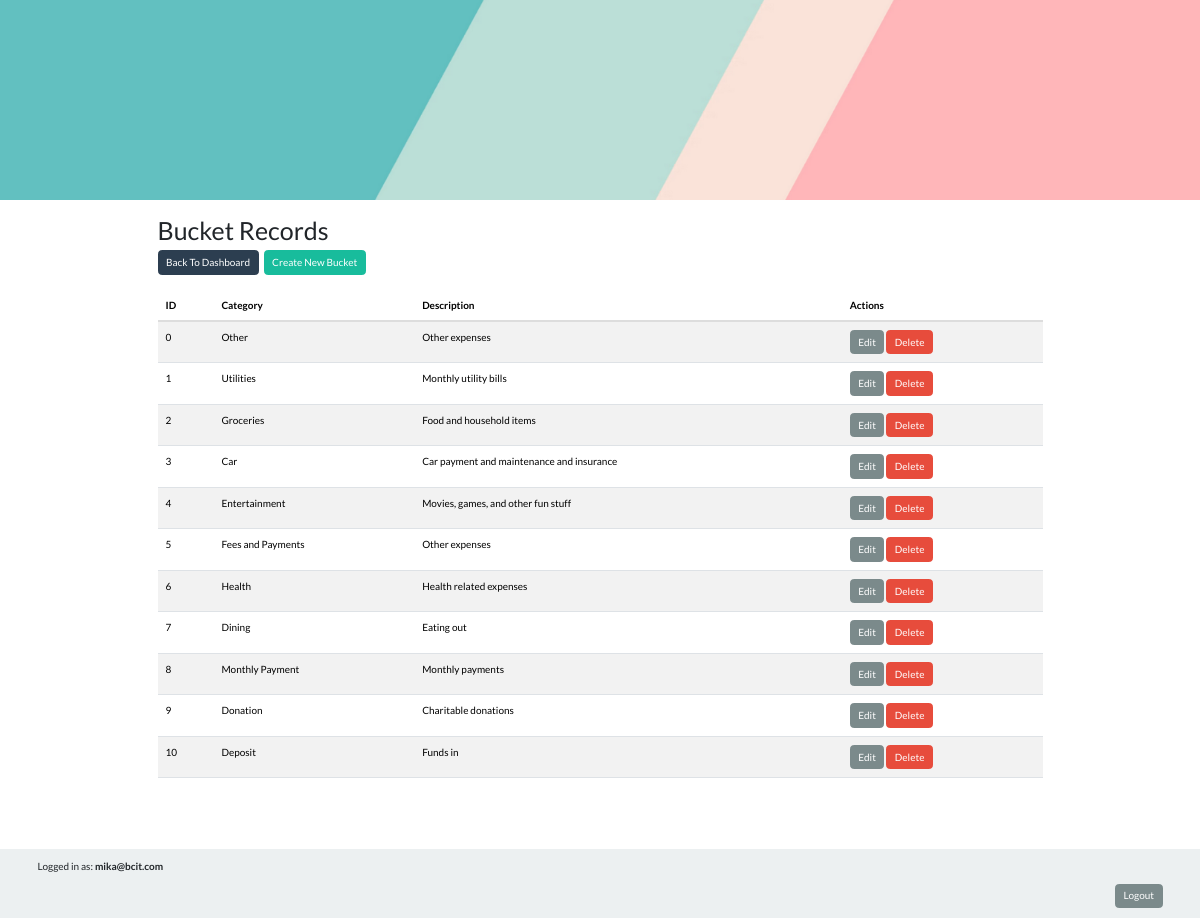
Before: /actions/admin/manage_buckets.php (signed in) with the older database file.
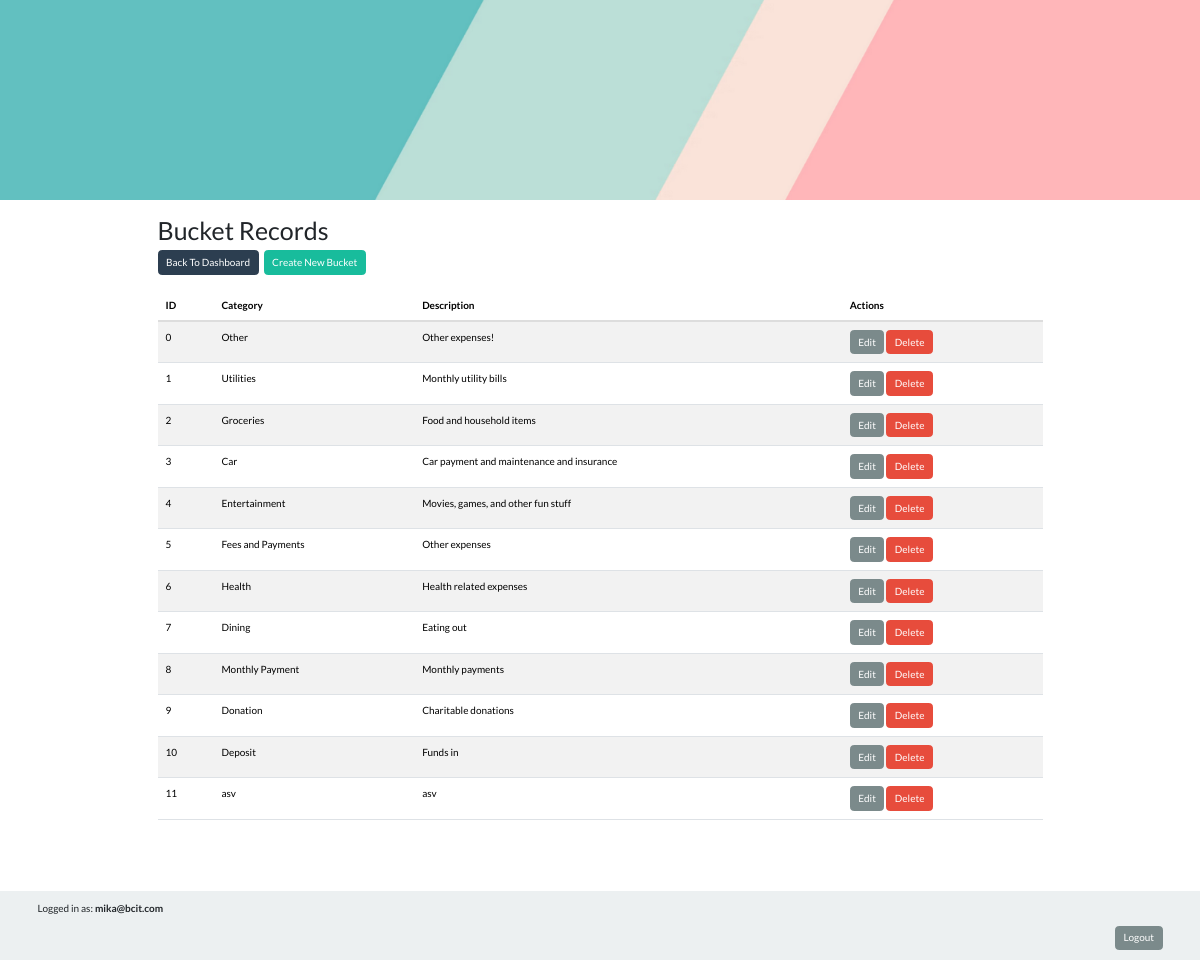
After: the same page with the newer database file.
### tables this page shows
CREATE TABLE buckets (
                id INTEGER PRIMARY KEY AUTOINCREMENT,
                category TEXT NOT NULL,
                description TEXT NOT NULL
            );

### classes/Bucket.php (called while the page is built, shortened)
<?php
class Bucket
{
  public static function fetchAll()
  {
    $db = Database::getConnection();
    $result = $db->query('SELECT * FROM buckets');
    $buckets = [];
    while ($row = $result->fetchArray(SQLITE3_ASSOC)) {
      $buckets[] = $row;
    }
    return $buckets;
  }
}

### tables/buckets.php (the view, shortened to what this page needs)
<?php
function displayBuckets($readOnly = true)
{
  $buckets = Bucket::fetchAll();
  if (!empty($buckets)) {
    echo "<table width='100%' class='table table-striped'>";
    echo "<thead>";
    echo "<tr>";
    echo "<th>ID</th>";
    echo "<th>Category</th>";
    echo "<th>Description</th>";
    if (!$readOnly) {
      echo "<th>Actions</th>";
    }
    echo "</tr>";
    echo "</thead>";
    echo "<tbody>";
    foreach ($buckets as $bucket) {
      echo "<tr>";
      echo "<td>" . htmlspecialchars($bucket['id']) . "</td>";
      echo "<td>" . htmlspecialchars($bucket['category']) . "</td>";
      echo "<td>" . htmlspecialchars($bucket['description']) . "</td>";
      if (!$readOnly) {
        echo "<td>";
        echo "<a href='/actions/update/update_bucket.php?id=" . htmlspecialchars($bucket['id']) . "' class='btn btn-dark'>Edit</a> ";
        echo "<a href='/actions/delete/delete_bucket.php?id=" . htmlspecialchars($bucket['id']) . "' class='btn btn-danger'>Delete</a>";
        echo "</td>";
      }
      echo "</tr>";
    }
    echo "</tbody>";
    echo "</table>";
  } else {
    echo "<p>No bucket records found.</p>";
  }
}

### inc_header.php (shortened to what this page needs)
<!DOCTYPE html>
<html lang="en">
<head>
  <link rel="stylesheet" href="https://maxcdn.bootstrapcdn.com/bootstrap/3.4.1/css/bootstrap.min.css">
  <link href="https://cdn.jsdelivr.net/npm/bootswatch@5/dist/flatly/bootstrap.min.css" rel="stylesheet">
</head>
<body style="padding-bottom:100px " ;>
  <div style="width: 100%; max-width: 1200px; margin: auto;">
    <?php
    if (isset($_SESSION['user_role'])) {
      $dashboardPath = ($_SESSION['user_role'] == 'admin') ? '/dashboard/admin_dashboard.php' : '/dashboard/user_dashboard.php';
    } else {
      $dashboardPath = '/';
    }
    ?>
    <a href="<?php echo $dashboardPath; ?>">
      <img src="/banner.png" alt="Banner" width=100% height="200" />
    </a>
  </div>
  <div class="container w-75">

### actions/admin/manage_buckets.php (shortened to what this page needs)
<?php
require_once($_SERVER['DOCUMENT_ROOT'] . "/inc_header.php");
echo "<h2>Bucket Records</h2>";
echo "<div class='d-flex justify-content-start'>";
echo "<a href='../../dashboard/admin_dashboard.php' class='btn btn-primary'>Back To Dashboard</a>";
echo "<div class='mx-2'>";
echo "<a href='/actions/create/create_bucket.php' class='btn btn-success'>Create New Bucket</a>";
echo "</div>";
echo "</div>";
echo "<br/>";
include_once($_SERVER['DOCUMENT_ROOT'] . "/tables/buckets.php");
displayBuckets(false);
?>
<?php include_once($_SERVER['DOCUMENT_ROOT'] . "/inc_footer.php"); ?>

### inc_footer.php (shortened to what this page needs)
</div>
<footer class="footer mt-auto py-3 bg-light fixed-bottom">
    <div class="container">
        <?php if (isset($_SESSION['user_email'])) : ?>
            <p>Logged in as: <strong><?php echo htmlspecialchars($_SESSION['user_email']); ?></strong></p>
        <?php endif; ?>
        <div class="d-flex justify-content-end">
            <a href="/actions/login/logout.php" class="btn btn-dark">Logout</a>
        </div>
    </div>
</footer>
</body>
</html>

Changed rows visible on the page:
changed buckets "Other": description "Other expenses" → "Other expenses!"
added buckets: id "11", category "asv", description "asv"
